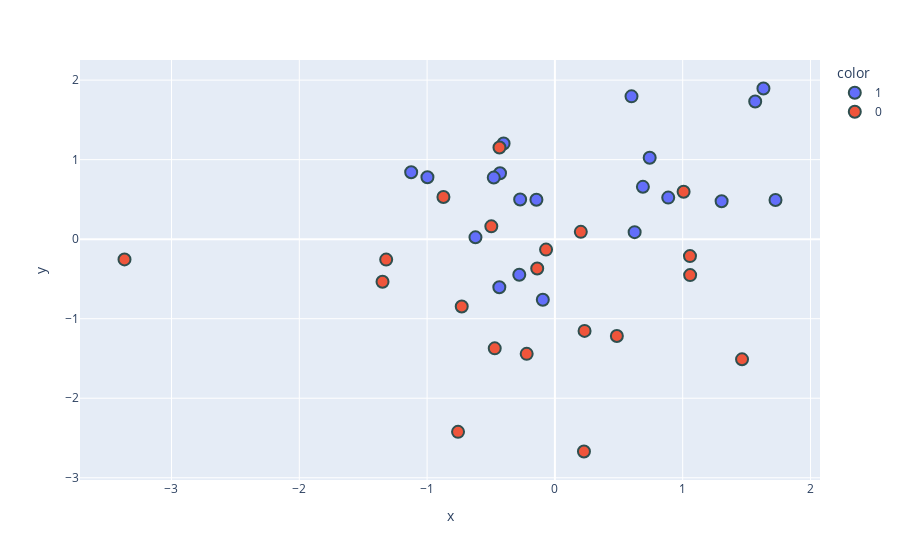

Source (notebook cell):
### Code cell
fig = px.scatter(x=new_df['pc_1'],y=new_df['pc_2'],color=new_df['target'])
fig.update_traces(marker=dict(size=12,line=dict(width=2,color='DarkSlateGrey')),selector=dict(mode='markers'))
fig.show()

### Figure 1 — Plotly figure (JSON) as saved in the notebook; plotly's stock layout.template omitted (floating-point values rounded to 4 significant figures)
{"data": [{"hovertemplate": "color=1<br>x=%{x}<br>y=%{y}<extra></extra>", "legendgroup": "1", "marker": {"color": "#636efa", "line": {"color": "DarkSlateGrey", "width": 2}, "size": 12, "symbol": "circle"}, "mode": "markers", "name": "1", "orientation": "v", "showlegend": true, "type": "scatter", "x": [0.5994, -0.2719, -0.6216, 1.567, -0.4015, 1.726, -0.4294, 0.8867, 0.6886, -0.4784, 1.305, 0.7417, -1.125, -0.4348, -0.2787, 1.632, -0.1446, 0.624, -0.9974, -0.09456], "xaxis": "x", "y": [1.796, 0.4982, 0.02311, 1.731, 1.203, 0.4925, 0.8293, 0.5227, 0.6581, 0.7744, 0.4766, 1.024, 0.8422, -0.6038, -0.4476, 1.895, 0.4949, 0.08837, 0.7789, -0.7616], "yaxis": "y"}, {"hovertemplate": "color=0<br>x=%{x}<br>y=%{y}<extra></extra>", "legendgroup": "0", "marker": {"color": "#EF553B", "line": {"color": "DarkSlateGrey", "width": 2}, "size": 12, "symbol": "circle"}, "mode": "markers", "name": "0", "orientation": "v", "showlegend": true, "type": "scatter", "x": [1.057, -1.32, -0.4708, -0.4337, 0.2273, 1.007, -0.8722, -3.368, -0.729, -0.06918, 0.4848, 1.058, 0.2028, -0.7579, -0.1383, -0.2208, 0.2321, 1.464, -1.349, -0.4975], "xaxis": "x", "y": [-0.2127, -0.257, -1.373, 1.153, -2.67, 0.596, 0.5307, -0.2546, -0.8465, -0.131, -1.218, -0.452, 0.09181, -2.423, -0.3684, -1.442, -1.153, -1.511, -0.5361, 0.1614], "yaxis": "y"}], "layout": {"legend": {"title": {"text": "color"}, "tracegroupgap": 0}, "margin": {"t": 60}, "xaxis": {"anchor": "y", "domain": [0, 1], "title": {"text": "x"}}, "yaxis": {"anchor": "x", "domain": [0, 1], "title": {"text": "y"}}}}
